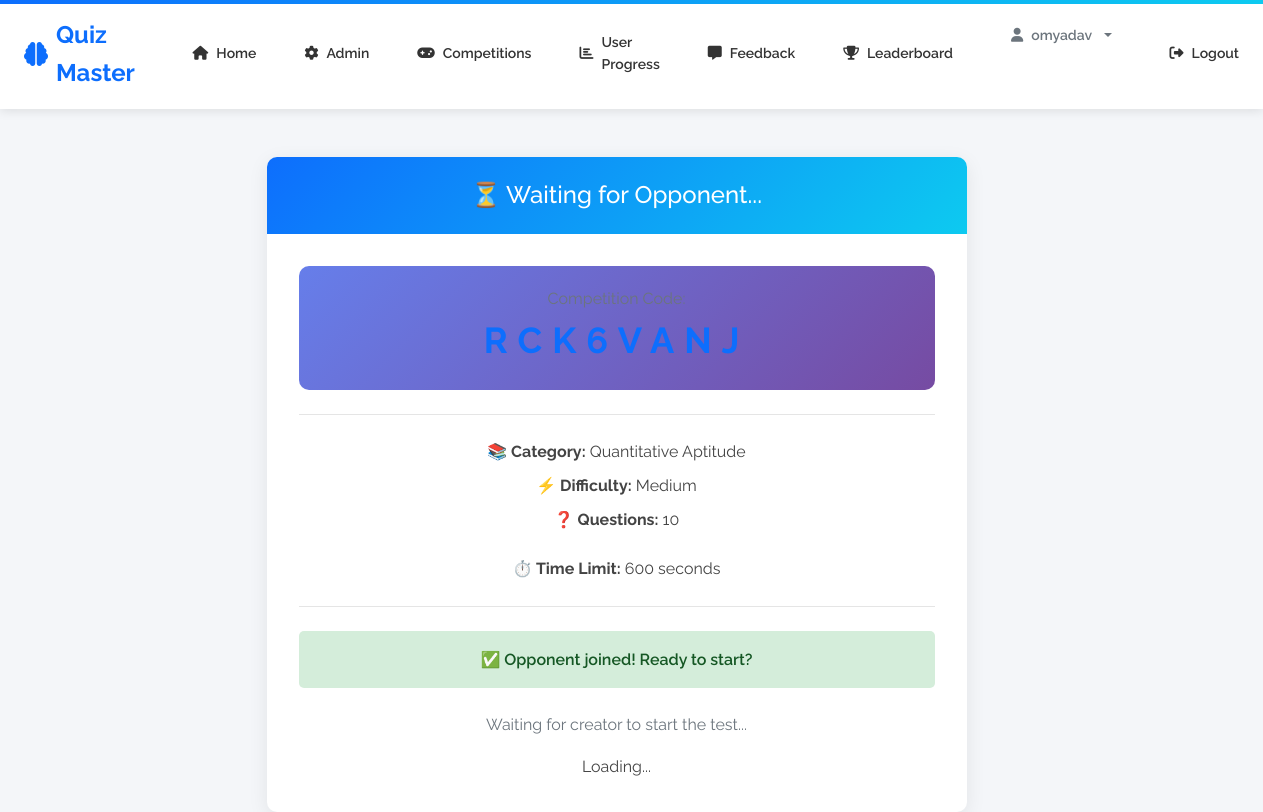
Page /competition/wait/RCK6VANJ (signed in) on the committed database.
### app/models.py (models this page shows, shortened)
class User(UserMixin, db.Model):
    id = db.Column(db.Integer, primary_key=True)
    username = db.Column(db.String(80), unique=True, nullable=False)
    email = db.Column(db.String(120), unique=True, nullable=True)
    password_hash = db.Column(db.String(128), nullable=False)
    role = db.Column(db.String(20), default=Role.USER)
    attempts = db.relationship('Attempt', backref='user', lazy=True)
    def is_admin(self):
        return self.role == Role.ADMIN

class Competition(db.Model):
    __tablename__ = 'competition'
    id = db.Column(db.Integer, primary_key=True)
    code = db.Column(db.String(8), unique=True, nullable=False, index=True)  # Unique join code
    creator_id = db.Column(db.Integer, db.ForeignKey('user.id'), nullable=False)
    category_id = db.Column(db.Integer, db.ForeignKey('category.id'), nullable=False)
    difficulty = db.Column(db.String(20), nullable=False)  # Easy, Medium, Hard
    num_questions = db.Column(db.Integer, default=10)
    time_limit = db.Column(db.Integer, default=600)  # seconds
    status = db.Column(db.String(20), default='waiting')  # waiting, in_progress, completed
    created_at = db.Column(db.DateTime, default=datetime.utcnow)
    started_at = db.Column(db.DateTime, nullable=True)
    ended_at = db.Column(db.DateTime, nullable=True)
    winner_id = db.Column(db.Integer, db.ForeignKey('user.id'), nullable=True)
    creator = db.relationship('User', foreign_keys=[creator_id], backref='competitions_created')
    category = db.relationship('Category', backref='competitions')
    winner = db.relationship('User', foreign_keys=[winner_id])
    attempts = db.relationship('CompetitionAttempt', cascade='all, delete-orphan', lazy=True)

class Category(db.Model):
    id = db.Column(db.Integer, primary_key=True)
    name = db.Column(db.String(80), unique=True, nullable=False)
    questions = db.relationship('Question', backref='category', lazy=True)

### app/competition/routes.py (the view)
@competition_bp.route('/wait/<code>', methods=['GET'])
@login_required
def wait_for_opponent(code):
    comp = Competition.query.filter_by(code=code).first()
    if not comp:
        flash('Competition not found', 'error')
        return redirect(url_for('competition.competition_menu'))
    is_creator = comp.creator_id == current_user.id
    attempts = CompetitionAttempt.query.filter_by(competition_id=comp.id).all()
    opponent_ready = len(attempts) >= 2
    print(f"DEBUG: Code={code}, Creator={is_creator}, Attempts={len(attempts)}, Ready={opponent_ready}")
    for att in attempts:
        print(f"  - User: {att.user.username}, ID: {att.user_id}")
    return render_template('competition/wait.html',
                         competition=comp,
                         opponent_ready=opponent_ready,
                         is_creator=is_creator)

### app/models.py (called while the page is built)
@login_manager.user_loader
def load_user(user_id):
    return User.query.get(int(user_id))

### app/templates/competition/wait.html (shortened to what this page needs)
{% extends 'base.html' %}
{% block content %}
<div class="container mt-5">
    <div class="row justify-content-center">
        <div class="col-md-8">
            <div class="card shadow-lg">
                <div class="card-header" style="background-color: #17a2b8; color: white; text-align: center;">
                    <h4 class="mb-0">⏳ Waiting for Opponent...</h4>
                </div>
                <div class="card-body p-5 text-center">
                    <div class="competition-code mb-4">
                        <p class="text-muted mb-2">Competition Code:</p>
                        <h2 style="letter-spacing: 10px; font-weight: bold; color: #0d6efd; font-size: 36px;">{{ competition.code }}</h2>
                    </div>
                    <hr class="my-4">
                    <p class="mb-2"><strong>📚 Category:</strong> {{ competition.category.name }}</p>
                    <p class="mb-2"><strong>⚡ Difficulty:</strong> {{ competition.difficulty }}</p>
                    <p class="mb-4"><strong>❓ Questions:</strong> {{ competition.num_questions }}</p>
                    <p class="mb-4"><strong>⏱️ Time Limit:</strong> {{ competition.time_limit }} seconds</p>
                    <hr class="my-4">
                    <div id="status-container">
                        {% if opponent_ready %}
                        <div class="alert alert-success alert-lg mb-4" style="font-size: 16px;">
                            ✅ Opponent joined! Ready to start?
                        </div>
                        {% if is_creator %}
                        <button class="btn btn-success btn-lg" onclick="startCompetition()">🚀 Start Competition</button>
                        {% else %}
                        <p class="text-muted" style="font-size: 16px;">Waiting for creator to start the test...</p>
                        <div class="spinner-border mt-3" role="status">
                            <span class="visually-hidden">Loading...</span>
                        </div>
                        {% endif %}
                        {% endif %}
                    </div>
                </div>
            </div>
        </div>
    </div>
</div>
{% endblock %}

### app/templates/base.html (shortened to what this page needs)
<!doctype html>
<html lang="en">
    <head>
        <link rel="stylesheet" href="https://maxcdn.bootstrapcdn.com/bootstrap/4.0.0/css/bootstrap.min.css">
        <link rel="stylesheet" href="https://cdnjs.cloudflare.com/ajax/libs/font-awesome/6.0.0/css/all.min.css">
        <link rel="stylesheet" href="{{ url_for('static', filename='css/professional.css') }}">
        <link rel="stylesheet" href="{{ url_for('static', filename='css/custom.css') }}">
        <link rel="stylesheet" href="{{ url_for('static', filename='css/leaderboard_vertical.css') }}">
    </head>
    <body>
    <nav>
        <div class="nav-brand">
            <i class="fas fa-brain"></i> Quiz Master
        </div>
        <div class="nav-links">
            <a href="{{ url_for('home') }}"><i class="fas fa-home"></i> Home</a>
            {%- if not current_user.is_authenticated -%}
            <a href="{{ url_for('auth.login') }}"><i class="fas fa-sign-in-alt"></i> Login</a>
            <a href="{{ url_for('auth.register') }}"><i class="fas fa-user-plus"></i> Register</a>
            <a href="{{ url_for('auth.admin_login') }}"><i class="fas fa-user-shield"></i> Admin Login</a>
            {%- else -%}
                {%- if current_user.is_admin() -%}
                <a href="{{ url_for('admin.index') }}"><i class="fas fa-cog"></i> Admin</a>
                <a href="{{ url_for('admin.competitions_view') }}"><i class="fas fa-gamepad"></i> Competitions</a>
                <a href="{{ url_for('admin.user_progress') }}"><i class="fas fa-chart-bar"></i> User Progress</a>
                <a href="{{ url_for('admin.feedback') }}"><i class="fas fa-comment-alt"></i> Feedback</a>
                <a href="{{ url_for('quiz.leaderboard') }}"><i class="fas fa-trophy"></i> Leaderboard</a>
                {%- endif -%}
            <div class="dropdown" style="display: inline-block; margin: 0 10px;">
                <button class="btn btn-sm btn-outline-secondary dropdown-toggle" type="button" id="profileDropdown" data-toggle="dropdown" aria-haspopup="true" aria-expanded="false">
                    <i class="fas fa-user"></i> {{ current_user.username }}
                </button>
            </div>
            <a href="{{ url_for('auth.logout') }}"><i class="fas fa-sign-out-alt"></i> Logout</a>
            {%- endif -%}
        </div>
    </nav>
    {% block content %}{% endblock %}
    </body>
</html>

### app/static/css/professional.css (style rules this page uses)
:root { --primary-color: #0d6efd; --secondary-color: #6c757d; --success-color: #198754; --danger-color: #dc3545; --warning-color: #ffc107; --light-color: #f8f9fa; --dark-color: #212529; }
* { margin: 0; padding: 0; box-sizing: border-box; }
body { font-family: 'Raleway', 'Segoe UI', sans-serif; background-color: #f4f6f9; color: #444; line-height: 1.6; }
nav { background: #fff; box-shadow: 0 2px 10px rgba(0, 0, 0, 0.1); padding: 0 !important; position: sticky; top: 0; z-index: 100; display: flex !important; justify-content: space-between !important; align-items: center !important; }
nav::before { content: ''; position: absolute; top: 0; left: 0; right: 0; height: 4px; background: linear-gradient(to right, #0d6efd, #0dcaf0); }
.nav-brand { font-size: 24px; font-weight: 700; color: #0d6efd; display: flex; align-items: center; gap: 0.5rem; margin: 0 !important; padding: 1rem 1.5rem !important; }
.nav-links { list-style: none !important; display: flex !important; gap: 0 !important; margin: 0 !important; padding: 0 !important; }
.nav-links { display: flex !important; gap: 0 !important; margin: 0 !important; padding: 0 !important; }
.nav-links a { display: flex; align-items: center; gap: 0.5rem; padding: 1rem 1.5rem !important; text-decoration: none !important; color: #333 !important; font-weight: 600; font-size: 14px; transition: all 0.3s ease; border-bottom: 3px solid transparent; }
.btn { padding: 10px 24px !important; border-radius: 5px !important; font-weight: 600 !important; border: none !important; transition: all 0.3s ease !important; font-size: 14px; display: inline-flex; align-items: center; gap: 0.5rem; }
.card { border: none !important; border-radius: 10px !important; box-shadow: 0 5px 20px rgba(0, 0, 0, 0.08) !important; max-width: 700px; width: 100%; }
.card-header { background: linear-gradient(135deg, #0d6efd, #0dcaf0) !important; color: white !important; border: none !important; border-radius: 10px 10px 0 0 !important; padding: 1.5rem !important; font-weight: 700; }
.card-body { padding: 2rem !important; }
.alert { border: none !important; border-radius: 5px !important; padding: 1rem 1.5rem !important; font-weight: 600; }
.alert-success { background: #d4edda !important; color: #155724 !important; }
body { overflow-x: hidden; }

### app/templates/competition/wait.html (style rules this page uses)
.competition-code { background: linear-gradient(135deg, #667eea 0%, #764ba2 100%); padding: 20px; border-radius: 10px; color: white; }

### rows in the picture
User: username "omyadav"
Competition: code "RCK6VANJ", difficulty "Medium", num_questions "10", time_limit "600"
Category: category.name "Quantitative Aptitude"
